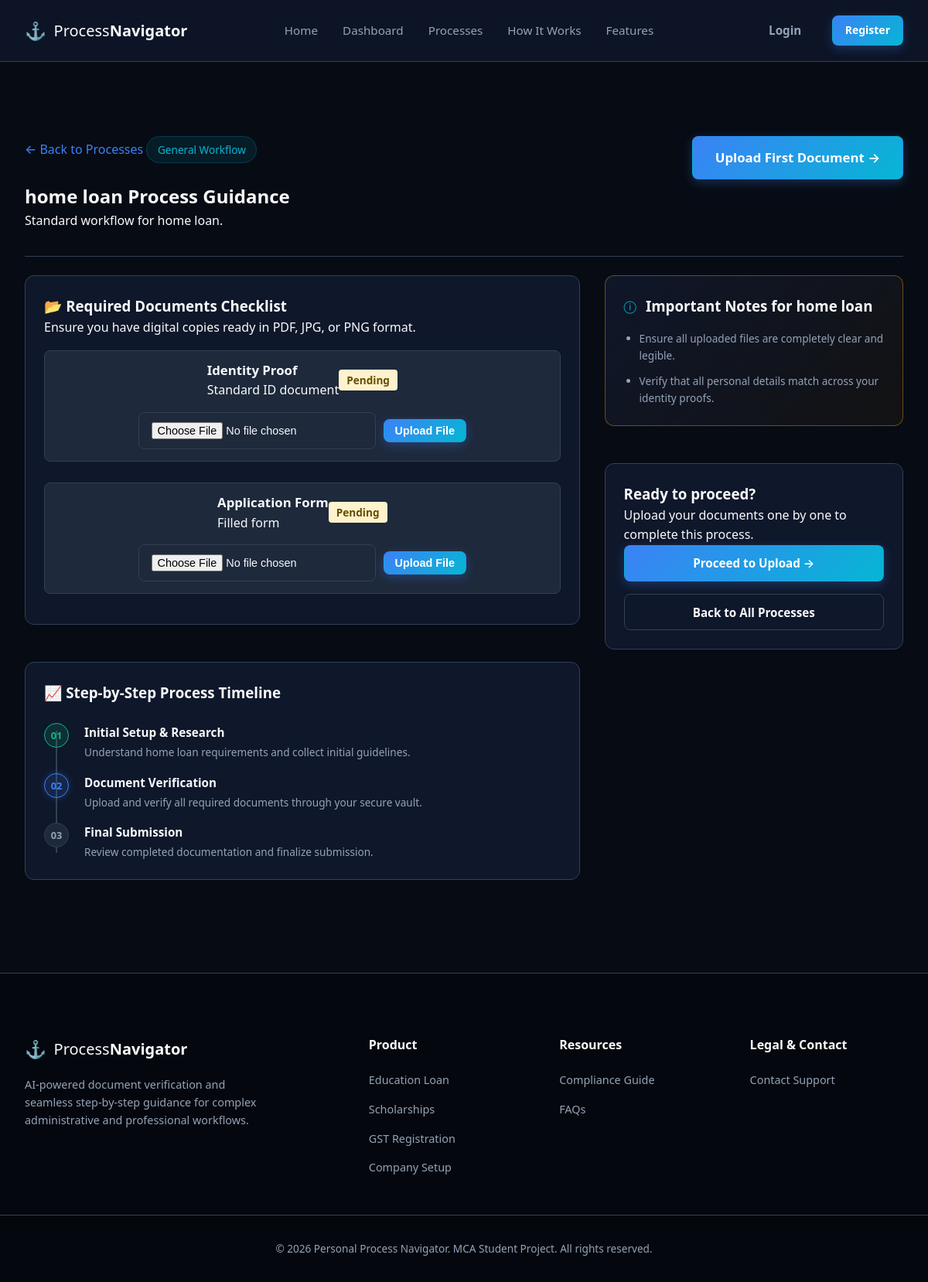
The app's page /process/9 with its own data.
### tables this page shows
CREATE TABLE processes (
    id INTEGER PRIMARY KEY AUTOINCREMENT,
    name TEXT NOT NULL,
    description TEXT,
    category TEXT,
    total_steps INTEGER DEFAULT 0,
    created_at DATETIME DEFAULT CURRENT_TIMESTAMP
, image_path TEXT);

CREATE TABLE process_requirements (
    id INTEGER PRIMARY KEY AUTOINCREMENT,
    process_id INTEGER NOT NULL,
    document_name TEXT NOT NULL,
    description TEXT,
    is_required INTEGER DEFAULT 1,

    FOREIGN KEY (process_id)
        REFERENCES processes(id)
        ON DELETE CASCADE
);

### app.py (the view)
@app.route('/process/<int:process_id>')
def process_detail(process_id):
    process_list = db.execute("SELECT * FROM processes WHERE id = ?", process_id)
    if not process_list:
        return redirect(url_for('process'))
    process = process_list[0]
    requirements = db.execute("SELECT * FROM process_requirements WHERE process_id = ?", process_id)
    return render_template('process_details.html', process=process, requirements=requirements)

### app.py (called while the page is built)
def get_user_vault_doc(user_id, document_type):
    if not user_id:
        return None
    record = db.execute(
        "SELECT * FROM user_vault WHERE user_id = ? AND document_type = ?",
        (user_id, document_type)
    )
    return record[0] if record else None

### templates/process_details.html (shortened to what this page needs)
{% extends "layout.html" %}
{% block content %}
<section class="process-detail-section">
    <div class="container">
        <div class="detail-header-wrapper">
            <div>
                <a href="/process" class="text-link text-muted mb-2 inline-block">&larr; Back to Processes</a>
                <span class="badge-pill">{{ process.category }} Workflow</span>
                <h1>{{ process.name }} Process Guidance</h1>
                <p>{{ process.description }}</p>
            </div>
            <div class="detail-action-box">
                <a href="/upload" class="btn btn-primary btn-lg">Upload First Document &rarr;</a>
            </div>
        </div>
        <div class="detail-content-grid mt-4">
            <div class="space-y">
                <div class="card">
                    <h3>&#128194; Required Documents Checklist</h3>
                    <p class="text-muted text-sm mb-3">Ensure you have digital copies ready in PDF, JPG, or PNG format.</p>
                    <ul class="checklist-items" style="list-style: none; padding: 0;">
                        {% for req in requirements %}
                            {% set user_doc = get_user_vault_doc(session.get('user_id'), req.document_name) %}
                            <li class="py-3 border-bottom" style="display: flex; flex-direction: column; gap: 10px; margin-bottom: 15px; padding-bottom: 15px;">
                                <div style="display: flex; justify-content: space-between; align-items: center;">
                                    <div>
                                        <label class="checklist-label" style="font-weight: bold; font-size: 1.05rem;">
                                            <span>{{ req.document_name }}</span>
                                        </label>
                                        <p class="text-muted text-sm mb-0">{{ req.description }}</p>
                                    </div>
                                    <div>
                                        {% if user_doc %}
                                            <span class="badge-status success" style="background-color: #d1e7dd; color: #0f5132; padding: 4px 10px; border-radius: 4px; font-size: 0.85rem;">✔ Uploaded</span>
                                        {% else %}
                                            <span class="badge-status warning" style="background-color: #fff3cd; color: #664d03; padding: 4px 10px; border-radius: 4px; font-size: 0.85rem;">Pending</span>
                                        {% endif %}
                                    </div>
                                </div>
                                <form action="{{ url_for('upload_vault_doc') }}" method="POST" enctype="multipart/form-data" style="display: flex; gap: 10px; align-items: center; margin-top: 5px;">
                                    <input type="file" name="document_file" class="form-control" style="font-size: 0.9rem;" {% if not user_doc %}required{% endif %}>
                                    <button class="btn btn-primary" type="submit" style="white-space: nowrap; padding: 6px 14px; font-size: 0.9rem;">
                                        {% if user_doc %} Replace File {% else %} Upload File {% endif %}
                                    </button>
                                </form>
                            </li>
                        {% endfor %}
                    </ul>
                </div>
                <div class="card">
                    <h3>&#128200; Step-by-Step Process Timeline</h3>
                    <div class="timeline-container mt-4">
                        <div class="timeline-step completed">
                            <span class="timeline-marker">01</span>
                            <div class="timeline-info">
                                <strong>Initial Setup & Research</strong>
                                <p>Understand {{ process.name }} requirements and collect initial guidelines.</p>
                            </div>
                        </div>
                        <div class="timeline-step current">
                            <span class="timeline-marker">02</span>
                            <div class="timeline-info">
                                <strong>Document Verification</strong>
                                <p>Upload and verify all required documents through your secure vault.</p>
                            </div>
                        </div>
                        <div class="timeline-step">
                            <span class="timeline-marker">03</span>
                            <div class="timeline-info">
                                <strong>Final Submission</strong>
                                <p>Review completed documentation and finalize submission.</p>
                            </div>
                        </div>
                    </div>
                </div>
            </div>
            <div class="space-y">
                <div class="card alert-highlight-card">
                    <div class="alert-icon-header">
                        <span class="text-accent">&#9432;</span>
                        <h3>Important Notes for {{ process.name }}</h3>
                    </div>
                    <ul class="notes-list">
                        <li>Ensure all uploaded files are completely clear and legible.</li>
                        <li>Verify that all personal details match across your identity proofs.</li>
                    </ul>
                </div>
                <div class="card">
                    <h3>Ready to proceed?</h3>
                    <p class="text-muted text-sm mb-4">Upload your documents one by one to complete this process.</p>
                    <a href="/upload" class="btn btn-primary btn-full">Proceed to Upload &rarr;</a>
                    <a href="/process" class="btn btn-outline btn-full mt-3">Back to All Processes</a>
                </div>
            </div>
        </div>
    </div>
</section>
{% endblock %}

### records on screen
processes: category "General", name "home loan", description "Standard workflow for home loan."
process_requirements: document_name "Identity Proof", description "Standard ID document"
process_requirements: document_name "Application Form", description "Filled form"
